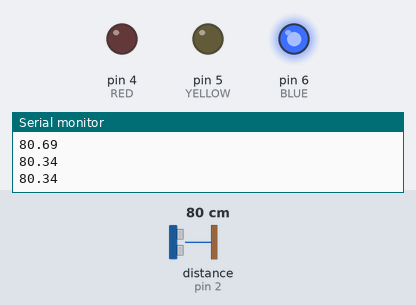
The program below on a simulated Arduino Uno, built with avr-gcc and run on an emulated ATmega328P. Shown: output pins drawn as LEDs (lit = HIGH), the last lines printed to the serial monitor. Wiring (inferred from the names in the program): ultrasonic range finder: trigger pin 10; echo pin 2. The inputs (shaded band) are chosen by the test bench; at power-on: distance to the obstacle (sensor on pin 2) 80 cm. The echo pulse lasts 58.3 µs per cm; pins used as bus, display or sensor lines are not drawn.

Above: at 1.2 s.
1.3 s: distance to the obstacle (sensor on pin 2) set to 2 cm
At 1.6 s:
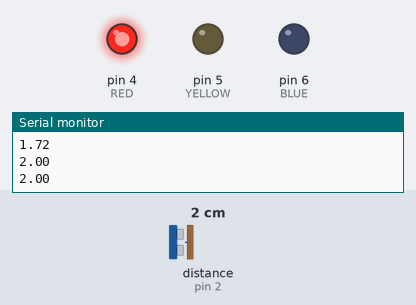
2.8 s: distance to the obstacle (sensor on pin 2) set to 18 cm
At 3.9 s:
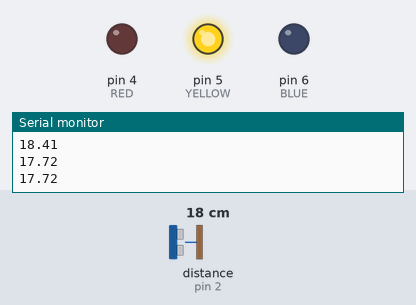
4.3 s: distance to the obstacle (sensor on pin 2) set to 4 cm
At 5.1 s:
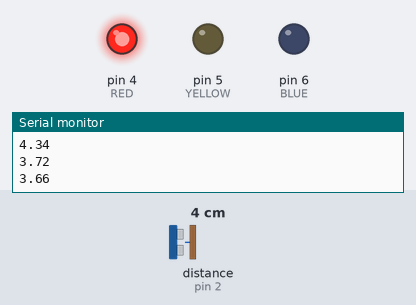
5.8 s: distance to the obstacle (sensor on pin 2) set to 35 cm
At 6.3 s:
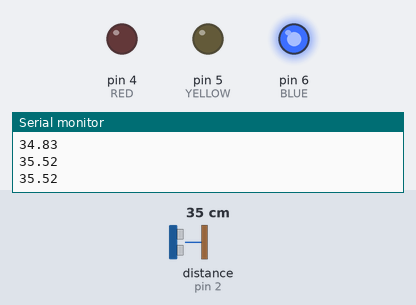
Timing chart, 0 to 8.3 s (numbered marks = the images above; inputs shaded):
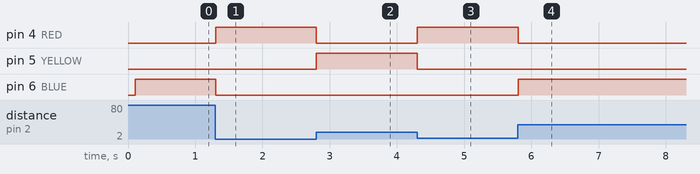

The program:

main.cpp
```cpp
#include <Arduino.h>

#define BLUE 6
#define YELLOW 5
#define RED 4
#define ECHO 2
#define TRIGGER 10

unsigned long lastTimeUltrasonicTrigger = millis();
unsigned long ultrasonicTriggerDelay = 100;

volatile unsigned long pulseInTimeBegin;
volatile unsigned long pulseInTimeEnd;
volatile bool newDistanceAvaliable = false;

void triggerUltrasonicSensor()
{
  digitalWrite(TRIGGER, LOW);
  delayMicroseconds(2);
  digitalWrite(TRIGGER, HIGH);
  delayMicroseconds(10);
  digitalWrite(TRIGGER, LOW);
}

double getUltrasonicDistance()
{
  double durationMicros = pulseInTimeEnd - pulseInTimeBegin;
  double distance = durationMicros / 58.0; // 58.0 for cm, 148.0 for inches
  return distance;
}

void echoPinInterrupt()
{

  if (digitalRead(ECHO) == HIGH)
  {
    // rising = start measuring
    pulseInTimeBegin = micros();
  }
  else
  {
    // falling = stop measuring
    pulseInTimeEnd = micros();
    newDistanceAvaliable = true;
  }
}

void powerLEDsFromDistance(double distance)
{
  if (distance >= 25)
  {

    digitalWrite(BLUE, HIGH);
    digitalWrite(YELLOW, LOW);
    digitalWrite(RED, LOW);
  }
  else if (distance >= 10)
  {
    digitalWrite(BLUE, LOW);
    digitalWrite(YELLOW, HIGH);
    digitalWrite(RED, LOW);
  }
  else
  {
    digitalWrite(BLUE, LOW);
    digitalWrite(YELLOW, LOW);
    digitalWrite(RED, HIGH);
  }
}

void setup()
{
  Serial.begin(9600);
  pinMode(ECHO, INPUT);
  pinMode(TRIGGER, OUTPUT);
  pinMode(BLUE, OUTPUT);
  pinMode(YELLOW, OUTPUT);
  pinMode(RED, OUTPUT);

  attachInterrupt(digitalPinToInterrupt(ECHO),
                  echoPinInterrupt,
                  CHANGE);
}

void loop()
{
  unsigned long timeNow = millis();

  if (timeNow - lastTimeUltrasonicTrigger > ultrasonicTriggerDelay)
  {
    lastTimeUltrasonicTrigger += ultrasonicTriggerDelay;
    triggerUltrasonicSensor(); // trigger sensor
  }

  if (newDistanceAvaliable)
  {
    newDistanceAvaliable = false;
    double distance = getUltrasonicDistance();
    powerLEDsFromDistance(distance);
    Serial.println(distance);
  }
}
```

Measured:
- after the input at 1.3 s, pin 4 (RED): LOW → HIGH at once; pin 6 (BLUE): HIGH → LOW at once
- after the input at 2.8 s, pin 4 (RED): HIGH → LOW at once; pin 5 (YELLOW): LOW → HIGH at once
- after the input at 4.3 s, pin 4 (RED): LOW → HIGH at once; pin 5 (YELLOW): HIGH → LOW at once
- after the input at 5.8 s, pin 4 (RED): HIGH → LOW at once; pin 6 (BLUE): LOW → HIGH at once
